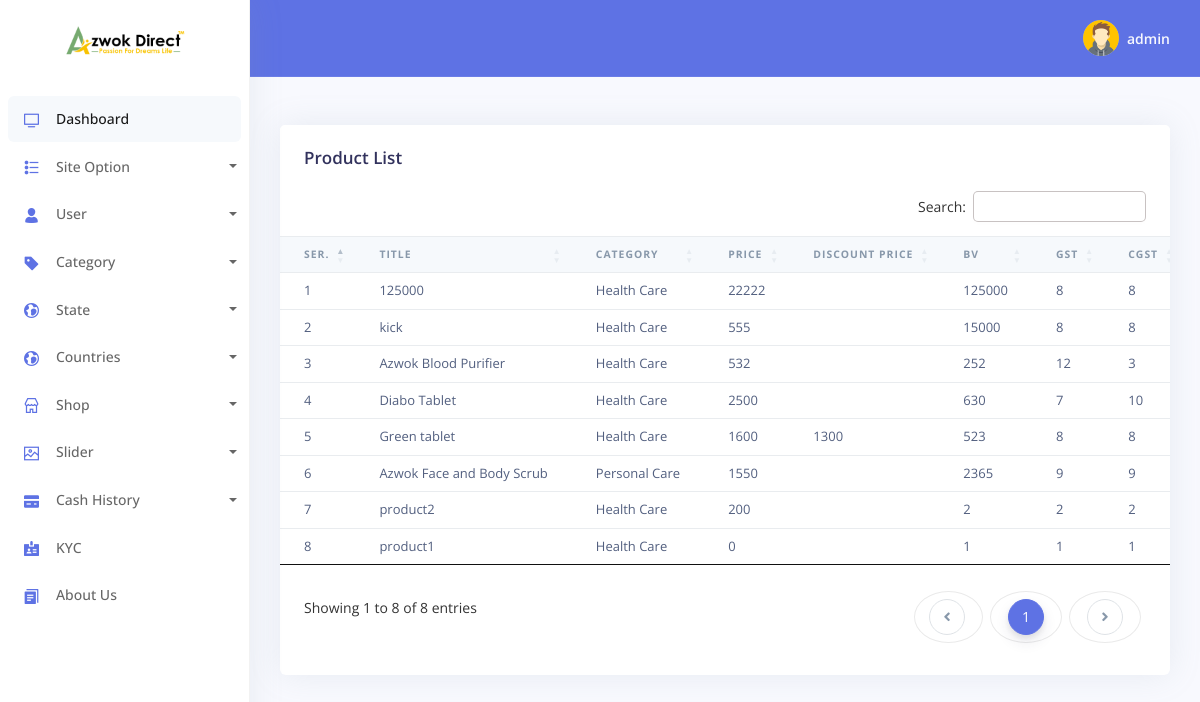
The page /admin/Product-List.php (signed in) on the database its author committed.
### tables this page shows
CREATE TABLE `tbl_logo` (
  `id` int NOT NULL,
  `logo` varchar(240) NOT NULL,
  `front` varchar(240) NOT NULL
);

CREATE TABLE `tbl_product` (
  `productId` int NOT NULL,
  `title` text NOT NULL,
  `description` text NOT NULL,
  `gimg1` varchar(240) NOT NULL,
  `gimg2` varchar(240) NOT NULL,
  `gimg3` varchar(240) NOT NULL,
  `gimg4` varchar(240) NOT NULL,
  `catId` varchar(240) NOT NULL,
  `price` varchar(240) NOT NULL,
  `disPrice` varchar(240) NOT NULL DEFAULT '0',
  `quantity` varchar(240) NOT NULL,
  `size1` varchar(240) NOT NULL,
  `size2` varchar(240) NOT NULL,
  `size3` varchar(240) NOT NULL,
  `size4` varchar(240) NOT NULL,
  `size5` varchar(240) NOT NULL,
  `size6` varchar(240) NOT NULL,
  `homeRow` int NOT NULL DEFAULT '0',
  `bv` varchar(240) NOT NULL DEFAULT '0',
  `gst` varchar(240) DEFAULT NULL,
  `cgst` varchar(240) DEFAULT NULL,
  `hsn` varchar(240) NOT NULL,
  `status` int NOT NULL DEFAULT '1'
);

### config/Functions.php (called while the page is built, shortened)
<?php
     class Functions{
          public $host=	DB_HOST;
		public $user=	DB_USER;
		public $pass=	DB_PASS;
          public $name= 	DB_NAME;
          public $link;
          public function dbConnect(){
               $this->link= new mysqli($this->host,$this->user,$this->pass,$this->name);
          }
          public function select($query){
               $exicute=$this->link->query($query) or die(mysqli_error($this->link));
               if($exicute->num_rows>0){
                    return $exicute;
               }else{
                    return false;
               }
          }
     }

### Classes/admin/Siteinfo.php (called while the page is built, shortened)
<?php
     class Siteinfo{
             private $db;
             public function __construct(){
                  $this->db=new Functions();
             }
          public function getLogo(){
               $query="SELECT * from tbl_logo";
               $exicute=$this->db->select($query);
               if($exicute){
                    return $exicute;
                }else{
                     return false;
                }
          }
     }

### Classes/admin/Product.php (called while the page is built, shortened)
<?php
     class Product{
          private $db;
          public function __construct(){
               $this->db=new Functions();
          }
          public function getAllProd(){
               $query="SELECT * FROM tbl_product ORDER BY productId DESC";
               $exicute=$this->db->select($query);
               if($exicute){
                    return $exicute;
               }else{
                    return false;
               }
          }
     }

### admin/Product-List.php (the view, shortened to what this page needs)
<?php include('template/load-header.php')?>
<?php include('template/sidebar.php')?>
<?php include('template/header.php')?>
    <div class="container-fluid mt--6">
      <div class="row">
        <div class="col">
          <div class="card">
            <div class="card-header border-0">
              <h3 class="mb-0">Product List</h3>
            </div>
            <div class="table-responsive">
              <table id="example" class="table align-items-center table-flush">
                <thead class="thead-light">
                  <tr>
                    <th scope="col" class="sort" data-sort="name" >Ser.</th>
                    <th scope="col" class="sort" data-sort="name"  >Title</th>
                    <th scope="col" class="sort" data-sort="budget" >Category</th>
                    <th scope="col" class="sort" data-sort="status"  >Price</th>
                    <th scope="col" class="sort" data-sort="completion">Discount Price</th>
                    <th scope="col" class="sort" data-sort="completion">BV</th>
                     <th scope="col" class="sort" data-sort="status"  >GST</th>
                      <th scope="col" class="sort" data-sort="status"  >CGST</th>
                  </tr>
                </thead>
                <tbody class="list">
                <?php
                  $result=$prod->getAllProd();
                  if($result){
                    $i='';
                    while($value=$result->fetch_assoc()){
                      $i++;
                ?>
                 <tr>
                   <td><?php echo $i?></td>
                   <td><?php $fm=new Formates(); echo $value['title']?></td>
                   <td style="text-transform: capitalize;"><?php echo $value['catId']?></td>
                   <td ><?php echo $value['price']?></td>
                   <td ><?php if($value['disPrice']!=$value['price']){echo $value['disPrice'];}?></td>
                   <td ><?php echo $value['bv']?></td>
                    <td ><?php echo $value['gst']?></td>
                     <td ><?php echo $value['cgst']?></td>
                 </tr>
                <?php }}?>
                </tbody>
              </table>
            </div>
          </div>
        </div>
      </div>
  <?php include('template/footer.php')?>

### admin/template/sidebar.php (shortened to what this page needs)
<body>
  <nav class="sidenav navbar navbar-vertical  fixed-left  navbar-expand-xs navbar-light bg-white" id="sidenav-main">
    <div class="scrollbar-inner">
      <div class="sidenav-header  align-items-center">
        <a class="navbar-brand" href="../index.php">
          <?php
            $result=$site->getLogo();
            if($result){
              while($value=$result->fetch_assoc()){
          ?>
          <img src="<?php echo $value['logo'];?>" class="navbar-brand-img" alt="...">
          <?php }}?>
        </a>
      </div>
      <div class="navbar-inner">
        <div class="collapse navbar-collapse" id="sidenav-collapse-main">
          <ul class="navbar-nav">
            <li class="nav-item">
              <a class="nav-link active" href="dashboard.php">
                <i class="ni ni-tv-2 text-primary"></i>
                <span class="nav-link-text">Dashboard</span>
              </a>
            </li>
            <li class="nav-item">
              <a href="#" class="dropdown-toggle nav-link" id="ddlmenuItem" data-toggle="dropdown"><i class="ni ni-bullet-list-67 text-primary"></i>Site Option</a>
            </li>
            <li class="nav-item">
            <a href="#" class="dropdown-toggle nav-link" id="ddlmenuItem" data-toggle="dropdown"><i class="ni ni-single-02 text-primary"></i>User</a>
          </li>
            <li class="nav-item">
                <a href="#" class="dropdown-toggle nav-link" id="ddlmenuItem" data-toggle="dropdown"><i class="ni ni-tag text-primary"></i>Category</a>
            </li>
            <li class="nav-item">
            <a href="#" class="dropdown-toggle nav-link" id="ddlmenuItem" data-toggle="dropdown"><i class="ni ni-world text-primary"></i>State</a>
          </li>
          <li class="nav-item">
            <a href="#" class="dropdown-toggle nav-link" id="ddlmenuItem" data-toggle="dropdown"><i class="ni ni-world text-primary"></i>Countries</a>
          </li>
            <li class="nav-item">
              <a href="#" class="dropdown-toggle nav-link" id="ddlmenuItem" data-toggle="dropdown"><i class="ni ni-shop text-primary"></i>Shop</a>
            </li>
            <li class="nav-item">
              <a href="#" class="dropdown-toggle nav-link" id="ddlmenuItem" data-toggle="dropdown"><i class="ni ni-image text-primary"></i>Slider</a>
            </li>
            <li class="nav-item">
              <a href="#" class="dropdown-toggle nav-link" id="ddlmenuItem" data-toggle="dropdown"><i class="ni ni-credit-card text-primary"></i>Cash History</a>
            </li>
            <li class="nav-item">
              <a class="nav-link" href="kyc.php">
                <i class="ni ni-badge text-primary"></i>
                <span class="nav-link-collection">KYC</span>
              </a>
            </li>
            <li class="nav-item">
              <a class="nav-link" href="About.php">
                <i class="ni ni-single-copy-04 text-primary"></i>
                <span class="nav-link-collection">About Us</span>
              </a>
            </li>
          </ul>
        </div>
      </div>
    </div>
  </nav>

### assets/css/style.css (style rules this page uses)
body { background: #f7f7f7; }
* { padding: 0; margin:0; }
ul li { position: relative; }

### rows shown on the page
tbl_logo: logo (picture)
tbl_product: title "125000", catId "Health Care", price "22222", bv "125000", gst "8", cgst "8"
tbl_product: title "kick", catId "Health Care", price "555", bv "15000", gst "8", cgst "8"
tbl_product: title "Azwok Blood Purifier", catId "Health Care", price "532", bv "252", gst "12", cgst "3"
tbl_product: title "Diabo Tablet", catId "Health Care", price "2500", bv "630", gst "7", cgst "10"
tbl_product: title "Green tablet", catId "Health Care", price "1600", disPrice "1300", bv "523", gst "8", cgst "8"
tbl_product: title "Azwok Face and Body Scrub", catId "Personal Care", price "1550", bv "2365", gst "9", cgst "9"
tbl_product: title "product2", catId "Health Care", price "200", bv "2", gst "2", cgst "2"
tbl_product: title "product1", catId "Health Care", price "0", bv "1", gst "1", cgst "1"

### other values the page prints
Session::get('admin') "admin"
